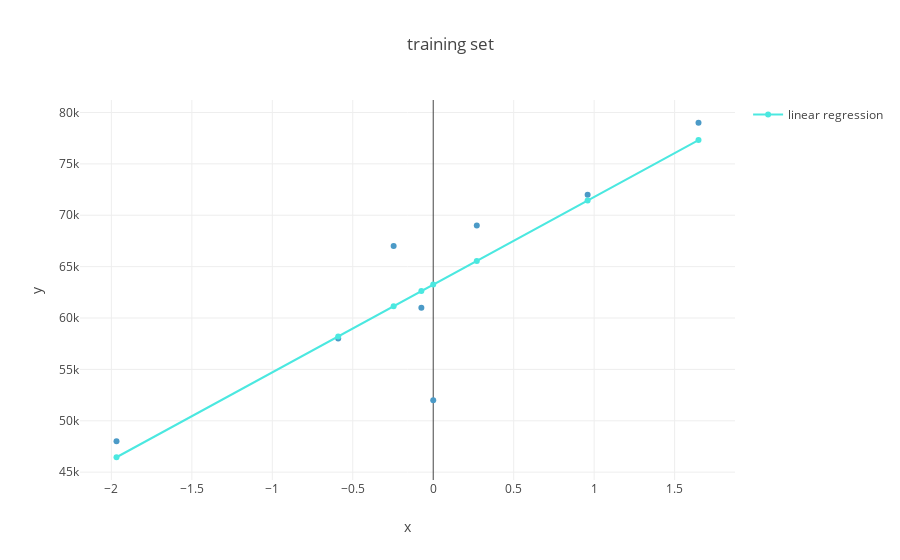
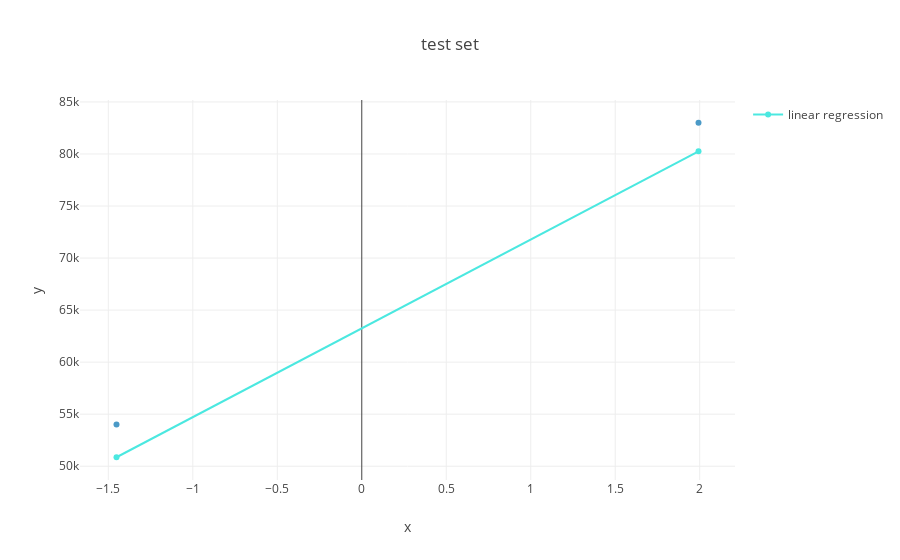

Notebook code cell kept with these figures, in order:
### Code cell
# Visualize the model
# Visualize predictions on training Set
fig = px.scatter(x = X_train.flatten().tolist(), y = Y_train, title = "training set")
fig.add_trace(go.Scatter(x = X_train.flatten().tolist(), y = Y_train_pred, name = "linear regression"))
fig.show()

# Visualize predictions on test Set
fig = px.scatter(x = X_test.flatten().tolist(), y = Y_test, title = "test set")
fig.add_trace(go.Scatter(x = X_test.flatten().tolist(), y = Y_test_pred, name = "linear regression"))
fig.show()

### Figure 1 — Plotly figure (JSON) as saved in the notebook; plotly's stock layout.template omitted (floating-point values rounded to 4 significant figures)
{"data": [{"hovertemplate": "x=%{x}<br>y=%{y}<extra></extra>", "legendgroup": "", "marker": {"color": "#4B9AC7", "symbol": "circle"}, "mode": "markers", "name": "", "orientation": "v", "showlegend": false, "type": "scatter", "x": [0.2706, -0.246, -1.968, 0, 1.648, -0.07381, 0.9595, -0.5905], "xaxis": "x", "y": [69000, 67000, 48000, 52000, 79000, 61000, 72000, 58000], "yaxis": "y"}, {"name": "linear regression", "type": "scatter", "x": [0.2706, -0.246, -1.968, 0, 1.648, -0.07381, 0.9595, -0.5905], "y": [65560.0, 61150.0, 46450.0, 63250, 77320.0, 62620.0, 71440.0, 58210.0]}], "layout": {"legend": {"tracegroupgap": 0}, "title": {"text": "training set"}, "xaxis": {"anchor": "y", "domain": [0, 1], "title": {"text": "x"}}, "yaxis": {"anchor": "x", "domain": [0, 1], "title": {"text": "y"}}}}

### Figure 2 — Plotly figure (JSON) as saved in the notebook; plotly's stock layout.template omitted (floating-point values rounded to 4 significant figures)
{"data": [{"hovertemplate": "x=%{x}<br>y=%{y}<extra></extra>", "legendgroup": "", "marker": {"color": "#4B9AC7", "symbol": "circle"}, "mode": "markers", "name": "", "orientation": "v", "showlegend": false, "type": "scatter", "x": [-1.452, 1.993], "xaxis": "x", "y": [54000, 83000], "yaxis": "y"}, {"name": "linear regression", "type": "scatter", "x": [-1.452, 1.993], "y": [50860.0, 80260.0]}], "layout": {"legend": {"tracegroupgap": 0}, "title": {"text": "test set"}, "xaxis": {"anchor": "y", "domain": [0, 1], "title": {"text": "x"}}, "yaxis": {"anchor": "x", "domain": [0, 1], "title": {"text": "y"}}}}
